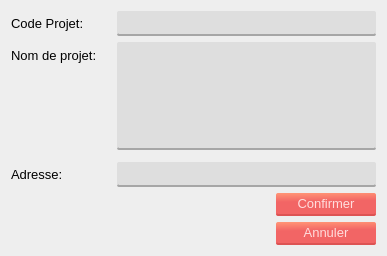
<?xml version="1.0" encoding="UTF-8"?>
<ui version="4.0">
 <class>Dialog</class>
 <widget class="QDialog" name="Dialog">
  <property name="windowModality">
   <enum>Qt::ApplicationModal</enum>
  </property>
  <property name="geometry">
   <rect>
    <x>0</x>
    <y>0</y>
    <width>387</width>
    <height>256</height>
   </rect>
  </property>
  <property name="windowTitle">
   <string>Ajouter Projet</string>
  </property>
  <property name="windowIcon">
   <iconset>
    <normaloff>icon.png</normaloff>icon.png</iconset>
  </property>
  <property name="styleSheet">
   <string notr="true">*{
	font: 10pt;
}
#Dialog{
	
	background-color: #eee;
	font: 10pt;
}

.QPushButton{
	border-radius: 2;
	background-color: qlineargradient(spread:pad, x1:0.548, y1:1, x2:0.469455, y2:0, stop:0.627119 rgba(242, 101, 101, 255), stop:1 rgba(255, 146, 117, 255));
	border-bottom: 2px solid;
	border-bottom-color:rgb(221, 83, 83);
	padding: 3px 16px;
	color:rgb(255, 221, 221);	
	font: 10pt;
}
.QPushButton:pressed{
	background-color: rgb(220, 91, 91);
	border-bottom-color: rgb(194, 73, 73);
}

.QLineEdit, .QTextEdit{
	border-radius: 2;
	border-bottom: 2px solid rgb(166, 166, 166);
	font: 10pt;
	padding: 3px 6px;
	
	background-color:rgb(222, 222, 222);
}

.QComboBox{
	border-radius: 2;
	background-color:rgb(222, 222, 222);
	border: none;
	padding: 3px 6px;
	border-bottom: 2px solid rgb(166, 166, 166);
}
.QComboBox::drop-down{
	 subcontrol-origin: padding;
    subcontrol-position: top right;
	
	border-left-width: 1px;
    border-left-color: darkgray;
    border-left-style: solid;
}
QComboBox:!editable:on, QComboBox::drop-down:editable:on {
    background: qlineargradient(x1: 0, y1: 0, x2: 0, y2: 1,
                                stop: 0 #D3D3D3, stop: 0.4 #D8D8D8,
                                stop: 0.5 #DDDDDD, stop: 1.0 #E1E1E1);
}</string>
  </property>
  <property name="modal">
   <bool>true</bool>
  </property>
  <layout class="QGridLayout" name="gridLayout">
   <item row="1" column="1">
    <widget class="QPushButton" name="confirmer_button">
     <property name="maximumSize">
      <size>
       <width>100</width>
       <height>16777215</height>
      </size>
     </property>
     <property name="text">
      <string>Confirmer</string>
     </property>
    </widget>
   </item>
   <item row="0" column="0" colspan="2">
    <layout class="QFormLayout" name="formLayout">
     <item row="0" column="0">
      <widget class="QLabel" name="label">
       <property name="minimumSize">
        <size>
         <width>100</width>
         <height>0</height>
        </size>
       </property>
       <property name="text">
        <string>Code Projet:</string>
       </property>
      </widget>
     </item>
     <item row="0" column="1">
      <widget class="QLineEdit" name="codep"/>
     </item>
     <item row="1" column="0">
      <widget class="QLabel" name="label_2">
       <property name="minimumSize">
        <size>
         <width>100</width>
         <height>0</height>
        </size>
       </property>
       <property name="text">
        <string>Nom de projet:</string>
       </property>
      </widget>
     </item>
     <item row="1" column="1">
      <widget class="QTextEdit" name="nomp">
       <property name="maximumSize">
        <size>
         <width>16777215</width>
         <height>213912</height>
        </size>
       </property>
      </widget>
     </item>
     <item row="3" column="0">
      <widget class="QLabel" name="label_3">
       <property name="text">
        <string>Adresse:</string>
       </property>
      </widget>
     </item>
     <item row="3" column="1">
      <widget class="QLineEdit" name="addp"/>
     </item>
     <item row="2" column="1">
      <spacer name="verticalSpacer">
       <property name="orientation">
        <enum>Qt::Vertical</enum>
       </property>
       <property name="sizeHint" stdset="0">
        <size>
         <width>20</width>
         <height>40</height>
        </size>
       </property>
      </spacer>
     </item>
    </layout>
   </item>
   <item row="2" column="1">
    <widget class="QPushButton" name="pushButton_2">
     <property name="maximumSize">
      <size>
       <width>100</width>
       <height>16777215</height>
      </size>
     </property>
     <property name="text">
      <string>Annuler</string>
     </property>
    </widget>
   </item>
   <item row="3" column="1">
    <spacer name="verticalSpacer_2">
     <property name="orientation">
      <enum>Qt::Vertical</enum>
     </property>
     <property name="sizeHint" stdset="0">
      <size>
       <width>20</width>
       <height>40</height>
      </size>
     </property>
    </spacer>
   </item>
  </layout>
 </widget>
 <resources/>
 <connections>
  <connection>
   <sender>pushButton_2</sender>
   <signal>clicked()</signal>
   <receiver>Dialog</receiver>
   <slot>close()</slot>
   <hints>
    <hint type="sourcelabel">
     <x>303</x>
     <y>227</y>
    </hint>
    <hint type="destinationlabel">
     <x>85</x>
     <y>219</y>
    </hint>
   </hints>
  </connection>
 </connections>
</ui>
